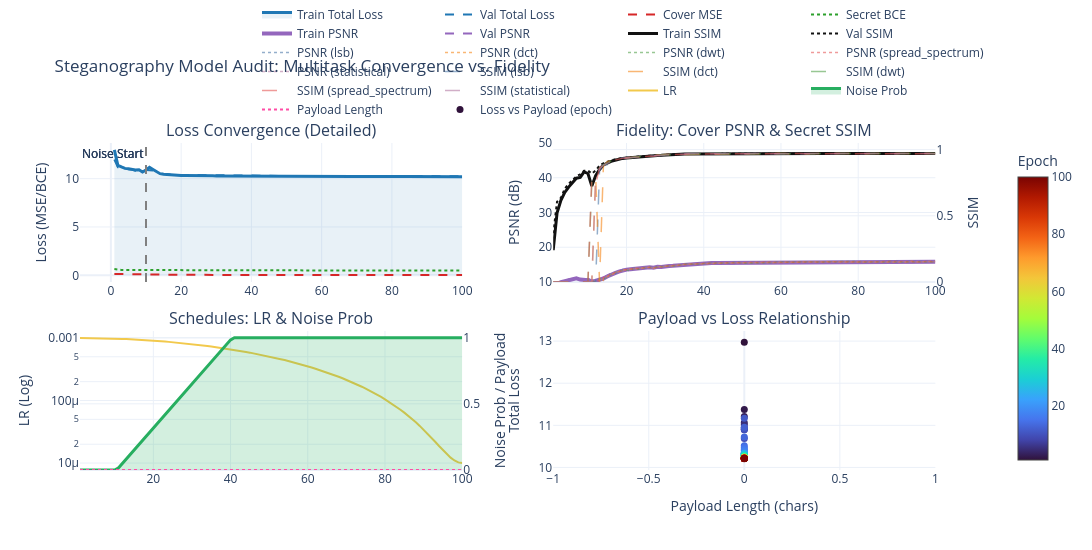

The cell this chart's notebook holds for it:
### Code cell
import plotly.graph_objects as go
from plotly.subplots import make_subplots
import pandas as pd
import os

hist_dict = history.history if hasattr(history, 'history') else history

# Save to CSV
filename = os.path.join(data_dir, 'training_history.csv')
df = pd.DataFrame(hist_dict)
df.index.name = 'epoch'
df.to_csv(filename)

epochs = list(range(1, len(next(iter(hist_dict.values()))) + 1))

# Create 3 subplots
fig = make_subplots(
    rows=2, cols=2,
    subplot_titles=(
        "Loss Convergence (Detailed)",
        "Fidelity: Cover PSNR & Secret SSIM",
        "Schedules: LR & Noise Prob",
        "Payload vs Loss Relationship"
    ),
    horizontal_spacing=0.1,
    vertical_spacing=0.15,
    specs=[
        [{"secondary_y": False}, {"secondary_y": True}],
        [{"secondary_y": True}, {"secondary_y": False}]
    ]
)

# --- Panel 1: Losses with High Contrast & Fills ---
# Total Loss (primary)
fig.add_trace(go.Scatter(
    x=epochs, y=hist_dict['loss'],
    name="Train Total Loss",
    line=dict(color='#1f77b4', width=3),
    fill='tozeroy',
    fillcolor='rgba(31, 119, 180, 0.1)'
), row=1, col=1)

# Validation Loss
if 'val_loss' in hist_dict:
    fig.add_trace(go.Scatter(
        x=epochs, y=hist_dict['val_loss'],
        name="Val Total Loss",
        line=dict(color='#1f77b4', width=2, dash='dash')
    ), row=1, col=1)

# Cover loss
fig.add_trace(go.Scatter(
    x=epochs, y=hist_dict['cover_loss'],
    name="Cover MSE",
    line=dict(color='#d62728', width=2, dash='dash')
), row=1, col=1)

# Secret loss
fig.add_trace(go.Scatter(
    x=epochs, y=hist_dict['secret_loss'],
    name="Secret BCE",
    line=dict(color='#2ca02c', width=2, dash='dot')
), row=1, col=1)

# --- Panel 2: Fidelity (PSNR & SSIM) ---
# --- PSNR (Purple family) ---
if 'cover_psnr' in hist_dict:
    fig.add_trace(go.Scatter(
        x=epochs, y=hist_dict['cover_psnr'],
        name="Train PSNR",
        line=dict(color='#9467bd', width=4)
    ), row=1, col=2, secondary_y=False)

if 'val_cover_psnr' in hist_dict:
    fig.add_trace(go.Scatter(
        x=epochs, y=hist_dict['val_cover_psnr'],
        name="Val PSNR",
        line=dict(color='#9467bd', width=2, dash='dash')
    ), row=1, col=2, secondary_y=False)

# --- SSIM (Black family) ---
if 'secret_ssim' in hist_dict:
    fig.add_trace(go.Scatter(
        x=epochs, y=hist_dict['secret_ssim'],
        name="Train SSIM",
        line=dict(color='#111111', width=3)
    ), row=1, col=2, secondary_y=True)

if 'val_secret_ssim' in hist_dict:
    fig.add_trace(go.Scatter(
        x=epochs, y=hist_dict['val_secret_ssim'],
        name="Val SSIM",
        line=dict(color='#111111', width=2, dash='dot')
    ), row=1, col=2, secondary_y=True)

methods = ['lsb', 'dct', 'dwt', 'spread_spectrum', 'statistical']
method_colors = {
    'lsb': '#4C78A8',
    'dct': '#F58518',
    'dwt': '#54A24B',
    'spread_spectrum': '#E45756',
    'statistical': '#B279A2'
}

# PSNR per method
for m in methods:
    key = f'psnr_{m}'
    if key in hist_dict:
        fig.add_trace(go.Scatter(
            x=epochs,
            y=hist_dict[key],
            name=f"PSNR ({m})",
            line=dict(color=method_colors[m], width=1.5, dash='dot'),
            opacity=0.6
        ), row=1, col=2, secondary_y=False)

# SSIM per method
for m in methods:
    key = f'ssim_{m}'
    if key in hist_dict:
        fig.add_trace(go.Scatter(
            x=epochs,
            y=hist_dict[key],
            name=f"SSIM ({m})",
            line=dict(color=method_colors[m], width=1.5, dash='longdash'),
            opacity=0.6
        ), row=1, col=2, secondary_y=True)

# --- Panel 3: Schedules ---
# Learning rate (yellow)
if 'lr' in hist_dict:
    fig.add_trace(go.Scatter(
        x=epochs, y=hist_dict['lr'],
        name="LR",
        line=dict(color='#f2c94c', width=2)
    ), row=2, col=1, secondary_y=False)

# Noise probability (green)
if 'noise_prob' in hist_dict:
    fig.add_trace(go.Scatter(
        x=epochs, y=hist_dict['noise_prob'],
        name="Noise Prob",
        line=dict(color='#27ae60', width=3),
        fill='tozeroy',
        fillcolor='rgba(39, 174, 96, 0.2)'
    ), row=2, col=1, secondary_y=True)

# Payload (pink)
if 'payload_len' in hist_dict:
    fig.add_trace(go.Scatter(
        x=epochs, y=hist_dict['payload_len'],
        name="Payload Length",
        line=dict(color='#ff4da6', width=2, dash='dot')
    ), row=2, col=1, secondary_y=True)

# --- Panel 3: Payload Scatterplot ---
if 'payload_len' in hist_dict:
    fig.add_trace(go.Scatter(
        x=hist_dict['payload_len'],
        y=hist_dict['loss'],
        mode='markers',
        name="Loss vs Payload (epoch)",
        marker=dict(
            size=7,
            color=epochs,
            colorscale='Turbo',  # better than Viridis for progression
            showscale=True,
            colorbar=dict(title="Epoch")
        )
    ), row=2, col=2)

# --- Formatting ---
# Panel 1
fig.update_yaxes(title_text="Loss (MSE/BCE)", row=1, col=1)

# Panel 2
fig.update_yaxes(title_text="PSNR (dB)", range=[
                 10, 50], row=1, col=2, secondary_y=False)
fig.update_yaxes(title_text="SSIM", range=[
                 0, 1.05], row=1, col=2, secondary_y=True)

# Panel 3
fig.update_yaxes(type="log", title_text="LR (Log)",
                 row=2, col=1, secondary_y=False)
fig.update_yaxes(title_text="Noise Prob / Payload",
                 range=[0, 1.05], row=2, col=1, secondary_y=True)

# Panel 4
fig.update_xaxes(title_text="Payload Length (chars)", row=2, col=2)
fig.update_yaxes(title_text="Total Loss", row=2, col=2)

for col, row in [(1, 1), (1, 2), (2, 1)]:
    fig.add_vline(
        x=START_NOISE_EP,
        line_dash="dash",
        line_color="gray",
        annotation_text="Noise Start",
        annotation_position="top left",
        row=1, col=1
    )

fig.update_layout(
    height=550, width=1800,
    title_text="Steganography Model Audit: Multitask Convergence vs. Fidelity",
    template="plotly_white",
    hovermode="x unified",  # Shows all values in one tooltip when hovering
    legend=dict(orientation="h", yanchor="bottom",
                y=1.02, xanchor="right", x=1)
)

pdf_path = os.path.join(data_dir, "training_plot.pdf")
fig.write_image(pdf_path, format="pdf", width=1800, height=550)
fig.show()
